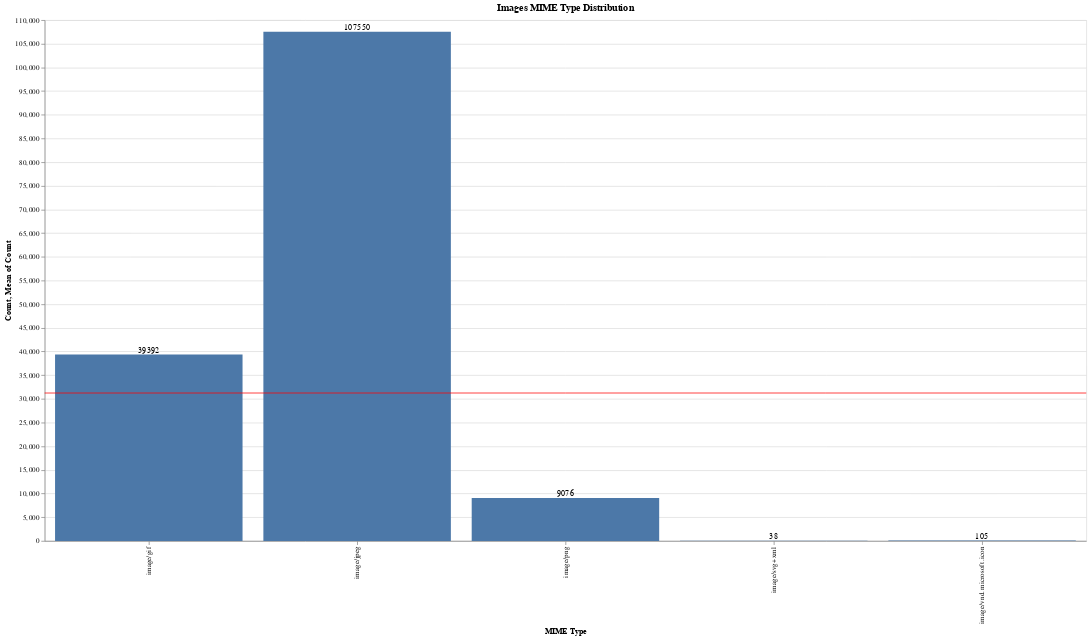

Notebook code cell kept with this figure:
### Markdown cell above
#### How about a MIME type distribution?

What _kind_ of image files are present? We can discover this by checking their "media type", or [MIME type](https://en.wikipedia.org/wiki/Media_type).

### Code cell
image_mime_types = images['mime_type_tika'].value_counts().head(5).rename_axis('MIME Type').reset_index(name='Count')

image_mimes_bar = alt.Chart(image_mime_types).mark_bar().encode(
    x='MIME Type:O',
    y='Count:Q'
)

image_mime_rule = alt.Chart(image_mime_types).mark_rule(color='red').encode(
    y='mean(Count):Q'
)

image_mime_text = image_mimes_bar.mark_text(
    align='center',
    baseline='bottom'
).encode(
    text='Count:Q'
)

(image_mimes_bar + image_mime_rule + image_mime_text).properties(width=1400, height=700, title='Images MIME Type Distribution')

### Figure 1 — Vega-Lite specification as saved in the notebook (floating-point values rounded to 4 significant figures)
{"config": {"view": {"continuousWidth": 400, "continuousHeight": 300}}, "layer": [{"mark": "bar", "encoding": {"x": {"type": "ordinal", "field": "MIME Type"}, "y": {"type": "quantitative", "field": "Count"}}}, {"mark": {"type": "rule", "color": "red"}, "encoding": {"y": {"type": "quantitative", "aggregate": "mean", "field": "Count"}}}, {"mark": {"type": "text", "align": "center", "baseline": "bottom"}, "encoding": {"text": {"type": "quantitative", "field": "Count"}, "x": {"type": "ordinal", "field": "MIME Type"}, "y": {"type": "quantitative", "field": "Count"}}}], "data": {"name": "data-4891539b74d323476db75ccdff3c9412"}, "height": 700, "title": "Images MIME Type Distribution", "width": 1400, "$schema": "https://vega.github.io/schema/vega-lite/v4.8.1.json", "datasets": {"data-4891539b74d323476db75ccdff3c9412": [{"MIME Type": "image/jpeg", "Count": 107550}, {"MIME Type": "image/gif", "Count": 39392}, {"MIME Type": "image/png", "Count": 9076}, {"MIME Type": "image/vnd.microsoft.icon", "Count": 105}, {"MIME Type": "image/svg+xml", "Count": 38}]}}
